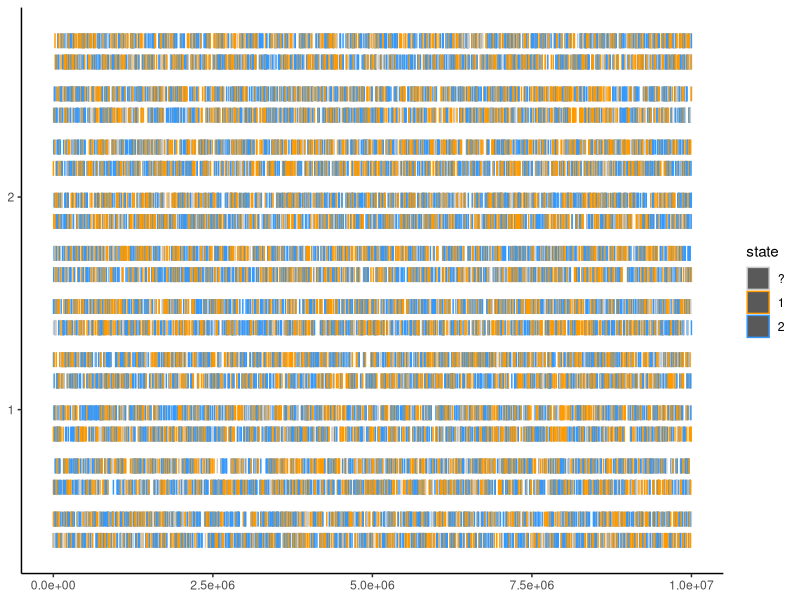

The R source for this figure:
######## fastPHASE test script
######## 1. generates sets of haplotypes that vary in: length, physical position, LD, missing data, variant/invariant %, num individuals
######## 2. converts to genotypes and runs through fastPHASE via the console                     
######## 3. graphically assesses performance of fastPHASE (plots real vs. inferred haplotypes)

#### libraries
library ("ggplot2")
library ("dplyr")

#### function definitions

generateHaplotype <- function(individual, size, sites, missing){
  
  num.sites <- round(sites*size)
  num.missing <- round(missing*num.sites)
  num.present.sites <- num.sites-num.missing
  
  #chromatid 1
  loci.1 <- sample(size,num.sites)
  loci.state.1 <- rep(1,round(num.present.sites/2))
  loci.state.2 <- rep(2,round(num.present.sites/2))
  loci.missing <- rep("?",num.missing)
  state.1<-c(loci.state.1,loci.state.2,loci.missing)
  
  #chromatid 2
  loci.2 <- sample(size,num.sites)
  loci.state.1 <- rep(1,round(num.present.sites/2))
  loci.state.2 <- rep(2,round(num.present.sites/2))
  loci.missing <- rep("?",num.missing)
  state.2<-c(loci.state.1,loci.state.2,loci.missing)
  
  #print(c(length(loci.state.1),length(loci.state.2),length(loci.missing)))
  hap.out <- data.frame(id=rep(i,num.sites),chrom=c(rep(1,num.sites),rep(2,num.sites)),pos=c(loci.1,loci.2),state=c(state.1,state.2))
  hap.out <- arrange(hap.out,chrom,pos)
  
  return(hap.out)
}

#### body

## haplotype parameters

# number of samples (individuals)
hap.samples <- 10

# size of the region (base pairs)
hap.size <- 10000000

# percentage of sequenced sites
hap.sites <- 0.0001

# percent missing data
hap.missing <- 0.10

# TBD: missing data variability
# hap.missing.var <- 0.0

# TBD: state '1' frequency
# hap.freq<-0.5

# TBD: spacing of sites
# hap.spacing <- 1/10000

# TBD: variability of spacing
#hap.spacing.var <- 0

# TBD: percent invariant sites
#hap.invariant <- 0.10

##generate haplotypes

hap.list<-list()
length(hap.list)<-hap.samples
for (i in 1:hap.samples){
  hap.list[[i]]<-generateHaplotype(i,hap.size,hap.sites,hap.missing)
}

hap.df <- do.call("rbind",hap.list)

##plot generated haplotypes

#blue/orange palatte
cbPalette<-c("#CCCCCC","#FF9900","#3399FF")

#plot chromosomes with ggplot
ggplot(data=hap.df,aes(xmin=pos,xmax=pos+0.25,ymin=((as.numeric(id)/4)+(chrom/10)),ymax=((as.numeric(id)/4)+(chrom/10)+0.07),color=state))+
  geom_rect()+
  scale_color_manual(values=cbPalette)+
  theme_classic()









